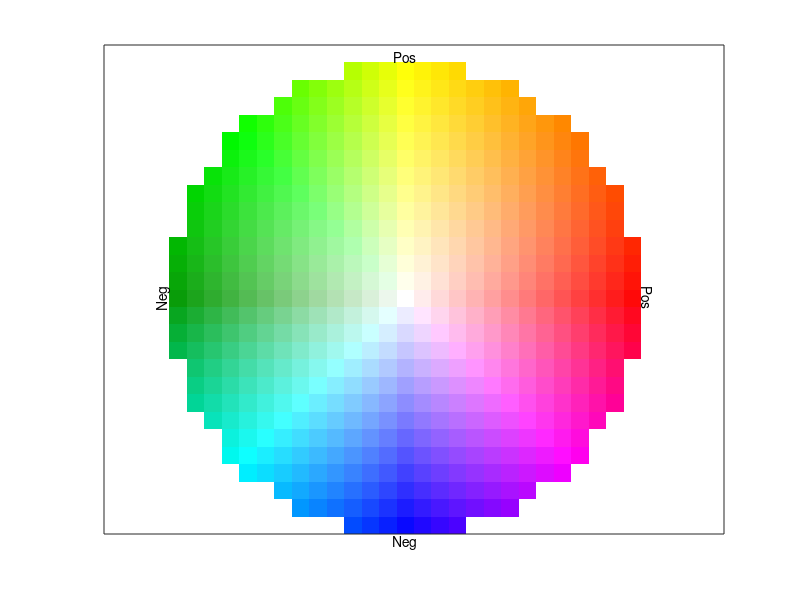

Write MATLAB code to recreate this figure.
function img = vfcolor(varargin)
% VFCOLOR  Displays a 2d vector field in false color.
%
% With no arguments, shows the color coding.
%  Red Orange Yellow LGreen DGreen Cyan Blue Violet
%  = E NE N NW W SW S SE (assuming N and E are positive)
%
% Usage:
%   img = vfcolor(f ,maxd)   % f complex or MxNx2
%   img = vfcolor(fx,fy ,maxd)  % separate f components
%
% See also QUIVER, CQUIVER

if (nargin == 0)
    % show disk
    side = 27;
    [xf,yf] = meshgrid(ceil(-side/2:side/2),ceil(-side/2:side/2));
    corners = find(sqrt(xf.^2+yf.^2) >= side/2);
    xf(corners) = 0;
    yf(corners) = 0;
elseif (size(varargin{1},3)==2)
    % two f planes
    xf = varargin{1}(:,:,1);
    yf = varargin{1}(:,:,2);
    if (nargin > 1)
        maxs = varargin{2};
    end;
elseif (nargin >= 2)&(all(size(varargin{1}) == size(varargin{2})))
    % two f arguments
    xf = varargin{1};
    yf = varargin{2};
    if (nargin > 2)
        maxs = varargin{3};
    end;
else
    % complex f
    xf = full(real(varargin{1}));
    yf = full(imag(varargin{1}));
    if (nargin > 1)
        maxs = varargin{2};
    end;
end;

if exist('maxs','var')&imag(maxs)
    maxs = abs(maxs);
end;

% compute f image in correct colors
[nrow,ncol] = size(xf);
h = mod(8*(atan2(yf,xf)/(2*pi)),8);
%h1 = floor(h)+1;
h2 = mod(ceil(h),8)+1;
h1 = mod(h2-2,8)+1;
hr = ceil(h)-h;
s = sqrt(xf.^2+yf.^2);
if exist('maxs','var')
    s = s./(maxs+eps);
else
    s = s./(max(s(:))+eps);
end;
c = reshape([1 0 0; 1 0.5 0; 1 1 0; 0 1 0; 0 0.6 0; 0 1 1; 0 0 1; 1 0 1],8,1,3);
img1 = zeros(nrow,ncol,3);
img1(:) = c(h1,1,:);
img2 = zeros(nrow,ncol,3);
img2(:) = c(h2,1,:);
rhr = repmat(hr,[1,1,3]);
img = rhr.*img1+(1-rhr).*img2;
rs = repmat(s,[1,1,3]);
%img = rs.*img+0.8*(1-rs);
img = rs.*img+(1-rs);
imagesc(img);  % display
axis xy equal tight

if (nargin == 0)
    axis('xy');
    set(gca,'XTick',[],'YTick',[]);
    text(0.5,14,'Neg','Rotation',90,'VerticalAlignment','bottom','HorizontalAlignment','center');
    text(27.5,14,'Pos','Rotation',-90,'VerticalAlignment','bottom','HorizontalAlignment','center');
    text(14,0.5,'Neg','VerticalAlignment','top','HorizontalAlignment','center');
    text(14,27.5,'Pos','VerticalAlignment','bottom','HorizontalAlignment','center');
    %set(gca,'XTick',[0.5 14 27.5],'YTick',[0.5 14 27.5],'XTickLabel',{'-max','0','+max'},'YTickLabel',{'-max','0','+max'});
end;

if (nargout == 0)
    clear img;
end;
